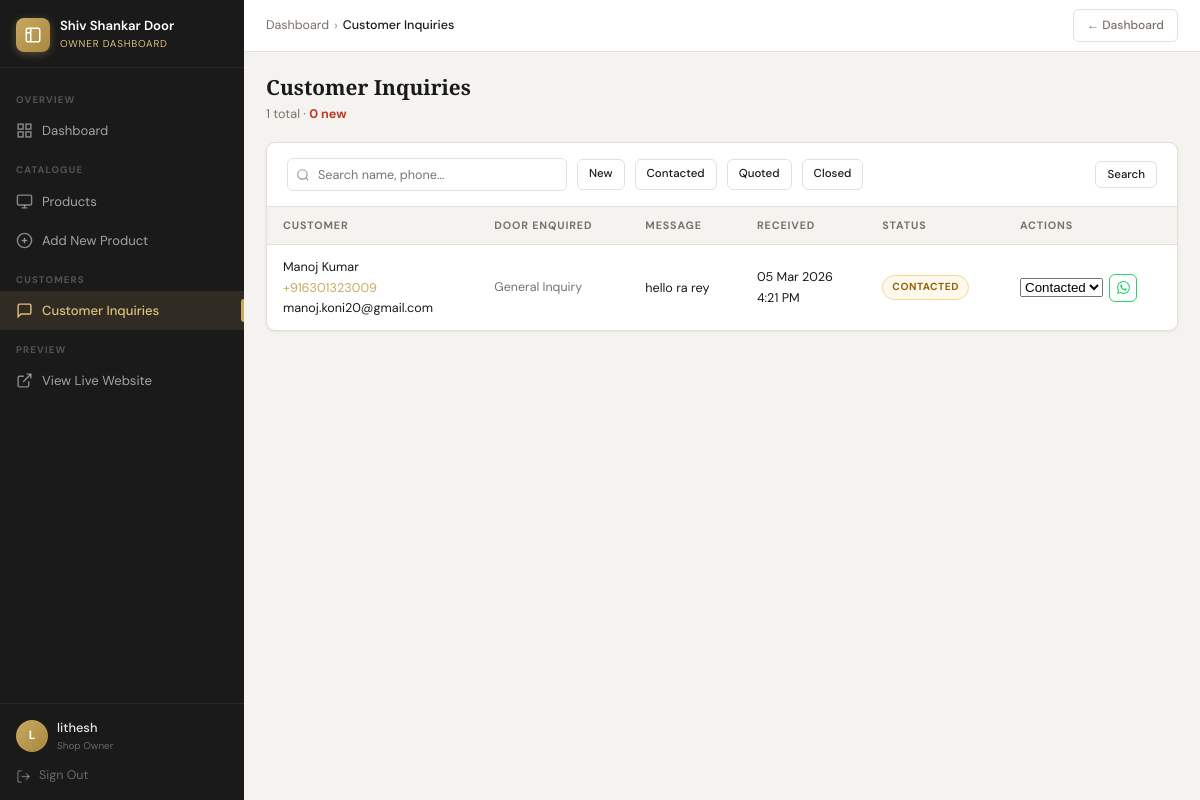
Page /dashboard/inquiries/ (signed in) on the committed database.
### doors/models.py (models this page shows, shortened)
class Inquiry(models.Model):
    STATUS_CHOICES = [
        ('new',       'New'),
        ('contacted', 'Contacted'),
        ('quoted',    'Quoted'),
        ('closed',    'Closed'),
    ]
    door     = models.ForeignKey(Door, on_delete=models.SET_NULL, null=True, blank=True, related_name='inquiries')
    name     = models.CharField(max_length=100)
    phone    = models.CharField(max_length=15)
    email    = models.EmailField(blank=True)
    location = models.CharField(max_length=200, blank=True)
    message  = models.TextField()
    status   = models.CharField(max_length=20, choices=STATUS_CHOICES, default='new')
    created_at = models.DateTimeField(auto_now_add=True)
    class Meta:
        ordering = ['-created_at']
        verbose_name_plural = 'Inquiries'

### dashboard/views.py (the view)
# urls.py: path('inquiries/',                        views.inquiry_list,          name='dashboard_inquiries'),
@login_required(login_url='dashboard_login')
def inquiry_list(request):
    inquiries = Inquiry.objects.select_related('door').all()
    status_filter = request.GET.get('status', '')
    if status_filter:
        inquiries = inquiries.filter(status=status_filter)
    search = request.GET.get('search', '').strip()
    if search:
        inquiries = inquiries.filter(
            Q(name__icontains=search) | Q(phone__icontains=search) | Q(message__icontains=search)
        )
    paginator = Paginator(inquiries, 20)
    page = request.GET.get('page', 1)
    context = {
        'inquiries': paginator.get_page(page),
        'total': inquiries.count(),
        'new_count': Inquiry.objects.filter(status='new').count(),
        'status_choices': Inquiry.STATUS_CHOICES,
        'current_status': status_filter,
        'search': search,
        'page_title': 'Customer Inquiries',
    }
    return render(request, 'dashboard/inquiry_list.html', context)

### dashboard/context_processors.py (called while the page is built)
def dashboard_context(request):
    if not request.user.is_authenticated:
        return {}
    try:
        new_count = Inquiry.objects.filter(status='new').count()
    except Exception:
        new_count = 0
    return {
        'new_inquiry_count': new_count,
    }

### doors/context_processors.py (called while the page is built)
def site_context(request):
    return {
        'site_name': 'Shiv Shankar Door',
        'whatsapp_number': settings.WHATSAPP_NUMBER,
        'business_phone_1': settings.BUSINESS_PHONE_1,
        'business_phone_2': settings.BUSINESS_PHONE_2,
        'business_email': settings.BUSINESS_EMAIL,
        'maps_url': settings.MAPS_URL,
        'whatsapp_float_url': f"https://wa.me/{settings.WHATSAPP_NUMBER}?text=Hello, I'm interested in your door designs.",
    }

### dashboard/templates/dashboard/inquiry_list.html (shortened to what this page needs)
{% extends 'dashboard/base.html' %}
{% block breadcrumb %}
  <span class="dash-breadcrumb__sep">›</span>
  <span class="dash-breadcrumb__current">Customer Inquiries</span>
{% endblock %}
{% block topbar_actions %}
  <a href="{% url 'dashboard_home' %}" class="topbar-btn topbar-btn--outline">← Dashboard</a>
{% endblock %}
{% block content %}
<div class="page-header">
  <div>
    <div class="page-header__title">Customer Inquiries</div>
    <div class="page-header__subtitle">{{ total }} total · <strong style="color:var(--red)">{{ new_count }} new</strong></div>
  </div>
</div>
<div class="dash-card">
  <div class="dash-card__header">
    <form method="get" style="display:flex;gap:10px;flex-wrap:wrap;align-items:center;width:100%">
      <div class="filter-search-wrap" style="max-width:280px">
        <input type="text" name="search" value="{{ search }}" placeholder="Search name, phone..." class="filter-search">
      </div>
      {% for key, label in status_choices %}
      <a href="?status={{ key }}" class="btn btn--sm {% if current_status == key %}btn--primary{% else %}btn--secondary{% endif %}">{{ label }}</a>
      {% endfor %}
      <button type="submit" class="btn btn--secondary btn--sm" style="margin-left:auto">Search</button>
    </form>
  </div>
  <div class="inquiry-table-wrap">
    {% if inquiries %}
    <table class="inquiry-table">
      <thead>
        <tr>
          <th>Customer</th>
          <th>Door Enquired</th>
          <th>Message</th>
          <th>Received</th>
          <th>Status</th>
          <th>Actions</th>
        </tr>
      </thead>
      <tbody>
        {% for inq in inquiries %}
        <tr id="row-{{ inq.pk }}">
          <td>
            <div class="customer-name">{{ inq.name }}</div>
            <div class="customer-phone">
              <a href="tel:{{ inq.phone }}" style="color:var(--gold)">{{ inq.phone }}</a>
            </div>
            {% if inq.email %}<div class="customer-phone"><a href="mailto:{{ inq.email }}">{{ inq.email }}</a></div>{% endif %}
          </td>
          <td>
            {% if inq.door %}
            <div class="door-name">
              <a href="{{ inq.door.get_absolute_url }}" target="_blank" style="color:var(--text)">{{ inq.door.name }}</a>
            </div>
            <div class="customer-phone">{{ inq.door.get_category_display }}</div>
            {% else %}
            <span style="color:var(--text-muted);font-size:0.78rem">General Inquiry</span>
            {% endif %}
          </td>
          <td><div class="message-preview" title="{{ inq.message }}">{{ inq.message }}</div></td>
          <td><div class="date">{{ inq.created_at|date:"d M Y" }}<br>{{ inq.created_at|time:"g:i A" }}</div></td>
          <td>
            <span class="status-badge status-badge--{{ inq.status }}" id="badge-{{ inq.pk }}">{{ inq.get_status_display }}</span>
          </td>
          <td>
            <div style="display:flex;gap:6px;align-items:center">
              <form method="post" action="{% url 'dashboard_inquiry_status' inq.pk %}" id="form-{{ inq.pk }}">
                <select name="status" class="status-select" onchange="updateStatus({{ inq.pk }}, this.value)">
                  {% for key, label in status_choices %}
                  <option value="{{ key }}" {% if inq.status == key %}selected{% endif %}>{{ label }}</option>
                  {% endfor %}
                </select>
              </form>
              {% if inq.phone %}
              <a href="https://wa.me/91{{ inq.phone|cut:'+' }}?text=Hello {{ inq.name }}, regarding your inquiry about {% if inq.door %}{{ inq.door.name }}{% else %}our doors{% endif %}..."
                 target="_blank" class="btn-icon" title="Reply on WhatsApp" style="color:#25d366;border-color:#25d366">
              </a>
              {% endif %}
            </div>
          </td>
        </tr>
        {% endfor %}
      </tbody>
    </table>
    {% endif %}
  </div>
</div>
{% endblock %}

### dashboard/templates/dashboard/base.html (shortened to what this page needs)
<!DOCTYPE html>
<html lang="en">
<head>
{% load static %}
<link rel="stylesheet" href="{% static 'dashboard/dashboard.css' %}?v=20260310">
</head>
<body>
<aside class="sidebar" id="sidebar">
  <div class="sidebar__brand">
    <div class="sidebar__brand-icon">
      <svg width="18" height="18" viewBox="0 0 24 24" fill="none" stroke="currentColor" stroke-width="2"><rect x="3" y="3" width="18" height="18" rx="2"/><path d="M9 3v18M3 9h6"/></svg>
    </div>
    <div class="sidebar__brand-text">
      <div class="sidebar__brand-name">Shiv Shankar Door</div>
      <div class="sidebar__brand-sub">Owner Dashboard</div>
    </div>
  </div>
  <nav class="sidebar__nav">
    <div class="sidebar__section-label">Overview</div>
    <a href="{% url 'dashboard_home' %}" class="sidebar__link {% if request.resolver_match.url_name == 'dashboard_home' %}active{% endif %}">
      <svg width="17" height="17" viewBox="0 0 24 24" fill="none" stroke="currentColor" stroke-width="2"><rect x="3" y="3" width="7" height="7"/><rect x="14" y="3" width="7" height="7"/><rect x="14" y="14" width="7" height="7"/><rect x="3" y="14" width="7" height="7"/></svg>
      Dashboard
    </a>
    <div class="sidebar__section-label">Catalogue</div>
    <a href="{% url 'dashboard_products' %}" class="sidebar__link {% if request.resolver_match.url_name == 'dashboard_products' or request.resolver_match.url_name == 'dashboard_product_delete' %}active{% endif %}">
      <svg width="17" height="17" viewBox="0 0 24 24" fill="none" stroke="currentColor" stroke-width="2"><rect x="2" y="3" width="20" height="14" rx="2"/><path d="M8 21h8M12 17v4"/></svg>
      Products
    </a>
    <a href="{% url 'dashboard_product_add' %}" class="sidebar__link {% if request.resolver_match.url_name == 'dashboard_product_add' %}active{% endif %}">
      <svg width="17" height="17" viewBox="0 0 24 24" fill="none" stroke="currentColor" stroke-width="2"><circle cx="12" cy="12" r="10"/><line x1="12" y1="8" x2="12" y2="16"/><line x1="8" y1="12" x2="16" y2="12"/></svg>
      Add New Product
    </a>
    <div class="sidebar__section-label">Customers</div>
    <a href="{% url 'dashboard_inquiries' %}" class="sidebar__link {% if 'inquir' in request.resolver_match.url_name %}active{% endif %}">
      <svg width="17" height="17" viewBox="0 0 24 24" fill="none" stroke="currentColor" stroke-width="2"><path d="M21 15a2 2 0 01-2 2H7l-4 4V5a2 2 0 012-2h14a2 2 0 012 2z"/></svg>
      Customer Inquiries
    </a>
    <div class="sidebar__section-label">Preview</div>
    <a href="{% url 'home' %}" target="_blank" class="sidebar__link">
      <svg width="17" height="17" viewBox="0 0 24 24" fill="none" stroke="currentColor" stroke-width="2"><path d="M18 13v6a2 2 0 01-2 2H5a2 2 0 01-2-2V8a2 2 0 012-2h6"/><polyline points="15 3 21 3 21 9"/><line x1="10" y1="14" x2="21" y2="3"/></svg>
      View Live Website
    </a>
  </nav>
  <div class="sidebar__footer">
    <div class="sidebar__user">
      <div class="sidebar__avatar">{{ request.user.username.0|upper }}</div>
      <div class="sidebar__user-info">
        <div class="sidebar__user-name">{{ request.user.get_full_name|default:request.user.username }}</div>
        <div class="sidebar__user-role">Shop Owner</div>
      </div>
    </div>
    <a href="{% url 'dashboard_logout' %}" class="sidebar__logout">
      <svg width="15" height="15" viewBox="0 0 24 24" fill="none" stroke="currentColor" stroke-width="2"><path d="M9 21H5a2 2 0 01-2-2V5a2 2 0 012-2h4"/><polyline points="16 17 21 12 16 7"/><line x1="21" y1="12" x2="9" y2="12"/></svg>
      Sign Out
    </a>
  </div>
</aside>
<div class="dash-main">
  <header class="dash-topbar">
    <div class="dash-topbar__left">
      <nav class="dash-breadcrumb">
        <a href="{% url 'dashboard_home' %}">Dashboard</a>
        {% block breadcrumb %}{% endblock %}
      </nav>
    </div>
    <div class="dash-topbar__right">
      {% block topbar_actions %}{% endblock %}
    </div>
  </header>
  <div class="dash-content">
    {% block content %}{% endblock %}
  </div>
</div>
</body>
</html>

### rows in the picture
Inquiry: name "Manoj Kumar", phone "+916301323009", email "manoj.koni20@gmail.com", shows "General Inquiry", message "hello ra rey", created_at "05 Mar 2026", created_at "4:21 PM", status "CONTACTED", status "Contacted"

### other values in the picture
{{ request.user.username.0|upper }} "L"
{{ request.user.get_full_name|default:request.user.username }} "lithesh"
{{ total }} "1"
{{ new_count }} "0"
{{ label }} "New" "Contacted" "Quoted" "Closed"
